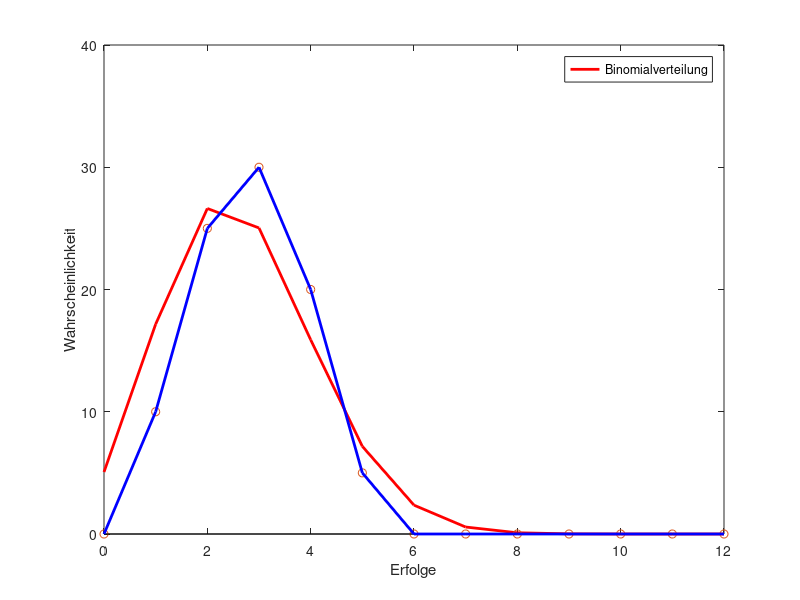

This figure's MATLAB source:
m = [0,2,5,6,4,1,0,0,0,0,0,0,0]/20*100;

x=linspace(0,12,13);
P=100*binopdf(x,12,0.22);
plot(x,P,'LineWidth',2,'Color','r')
hold on
stem(x,m,'LineWidth',2,'LineStyle','none','Color','r')
hold on 
plot(x,m,'LineWidth',2,'Color','b')
xlabel('Erfolge')
ylabel('Wahrscheinlichkeit')
xlim([0 12])
ylim([0 40])
legend('Binomialverteilung')
